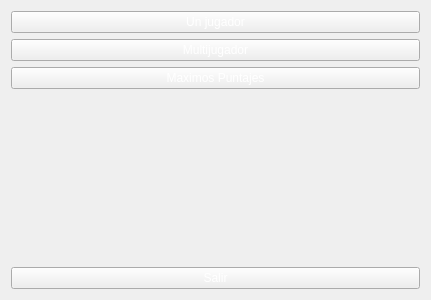
<?xml version="1.0" encoding="UTF-8"?>
<ui version="4.0">
 <class>Menu</class>
 <widget class="QWidget" name="Menu">
  <property name="geometry">
   <rect>
    <x>0</x>
    <y>0</y>
    <width>431</width>
    <height>300</height>
   </rect>
  </property>
  <property name="windowTitle">
   <string>Form</string>
  </property>
  <property name="styleSheet">
   <string notr="true">background-image: url(:/imagenes/fondo.jpg);</string>
  </property>
  <layout class="QVBoxLayout" name="verticalLayout">
   <item>
    <widget class="QPushButton" name="pushButton">
     <property name="styleSheet">
      <string notr="true">color: rgb(255, 255, 255);</string>
     </property>
     <property name="text">
      <string>Un jugador</string>
     </property>
    </widget>
   </item>
   <item>
    <widget class="QPushButton" name="pushButton_2">
     <property name="styleSheet">
      <string notr="true">color: rgb(255, 255, 255);</string>
     </property>
     <property name="text">
      <string>Multijugador</string>
     </property>
    </widget>
   </item>
   <item>
    <widget class="QPushButton" name="maximos_puntajes">
     <property name="styleSheet">
      <string notr="true">color: rgb(255, 255, 255);</string>
     </property>
     <property name="text">
      <string>Maximos Puntajes</string>
     </property>
    </widget>
   </item>
   <item>
    <widget class="QLabel" name="label">
     <property name="enabled">
      <bool>true</bool>
     </property>
     <property name="font">
      <font>
       <family>Nirmala UI</family>
       <pointsize>14</pointsize>
      </font>
     </property>
     <property name="autoFillBackground">
      <bool>false</bool>
     </property>
     <property name="styleSheet">
      <string notr="true">color: rgb(255, 255, 255);</string>
     </property>
     <property name="text">
      <string/>
     </property>
     <property name="alignment">
      <set>Qt::AlignCenter</set>
     </property>
    </widget>
   </item>
   <item>
    <widget class="QPushButton" name="pushButton_4">
     <property name="styleSheet">
      <string notr="true">color: rgb(255, 255, 255);</string>
     </property>
     <property name="text">
      <string>Salir</string>
     </property>
    </widget>
   </item>
  </layout>
  <zorder>layoutWidget</zorder>
  <zorder>pushButton_2</zorder>
  <zorder>label</zorder>
  <zorder>pushButton_4</zorder>
  <zorder>pushButton</zorder>
  <zorder>maximos_puntajes</zorder>
 </widget>
 <resources/>
 <connections/>
</ui>
